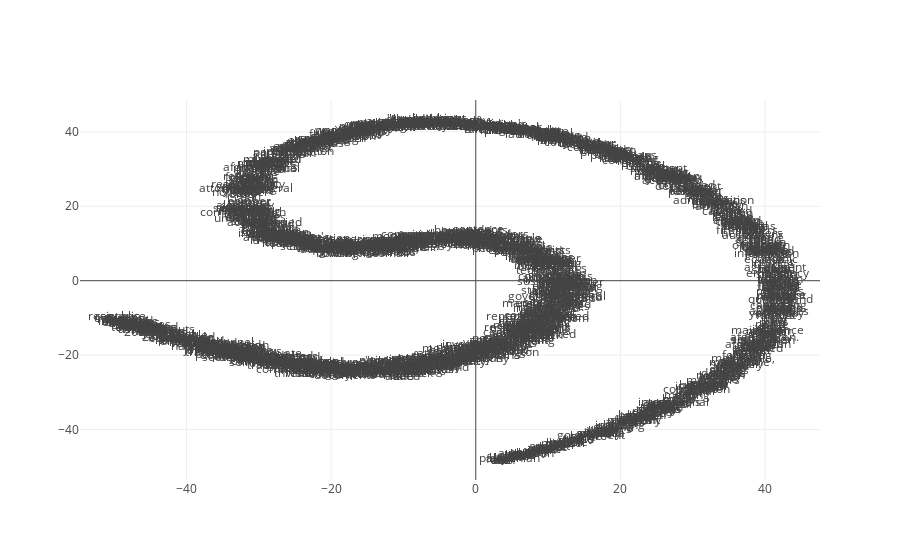

The cell this chart's notebook holds for it:
### Code cell
reduce_dimensions(model)

### Figure 1 — Plotly figure (JSON) as saved in the notebook; plotly's stock layout.template omitted (floating-point values rounded to 4 significant figures; data arrays with more than 128 entries replaced by an {"elided": "..."} marker saying what was removed)
{"data": [{"mode": "text", "text": {"elided": "1723 str values"}, "type": "scatter", "x": {"elided": "1723 float values"}, "y": {"elided": "1723 float values"}}], "layout": {}}
